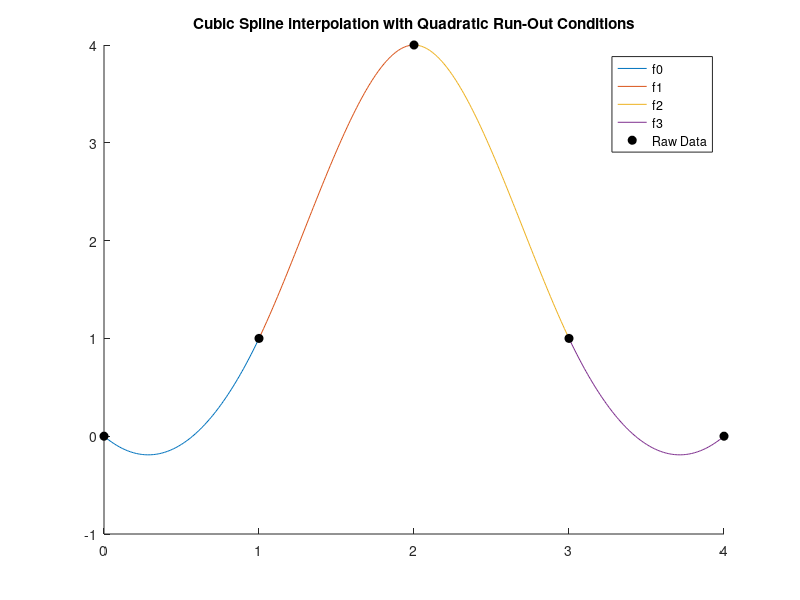

MATLAB code for this plot:
clear 
clc
%% Problem 2
% Initial conditions 
x = [0,1,2,3,4];
y = [0,1,4,1,0];
h = 1;
n = length(x)-2; % determine size of A

% SET UP OF TRI-DIAGONAL MATRIX
% Main diag of tri-diag
a_main = 4*ones(1,n);
a_main(1) = 5;
a_main(n) = 5;

% Sub/Super diag of tri-diag
a_s = ones(1,n-1);

% Make tridiag matrix
Am = diag(a_main);
Asup = diag(a_s,1);
Asub = diag(a_s,-1);
A = Am+Asup+Asub;

% SOLUTION VECTOR 
b = zeros(n,1);
for i=1:n
    b(i) = y(i)-2*y(i+1)+y(i+2); 
end
b = (6/(h^2)) * b;

% Solve A*x = b
fxx = linsolve(A,b);

% Store f'' values along with the parabolic runout conditions
f_xx = zeros(1,n+2);
for i = 2:4
   f_xx(i) = fxx(i-1);
end
f_xx(1) = fxx(1);
f_xx(5) = fxx(n);

% Constructing the splines
xx = min(x):0.01:max(x);
f = zeros(n+1,401);
for i = 1:4
    f(i,:) = (f_xx(i)/6)*((x(i+1)-xx).^3 - (x(i+1)-xx)) + (f_xx(i+1)/6)*((xx-x(i)).^3 - (xx-x(i)))+y(i)*(x(i+1)-xx) + y(i+1)*(xx-x(i));
end

% Graphing the splines
hold on
i = 1;
k=101;
while i <= n+1
    plot(xx(k-100:k),f(i,k-100:k))
    k = k+100;
    i = i+1;
end
plot(x, y, "ko", 'MarkerFaceColor', 'k')
title("Cubic Spline interpolation with Quadratic Run-Out Conditions")
legend("f0","f1","f2","f3","Raw Data")